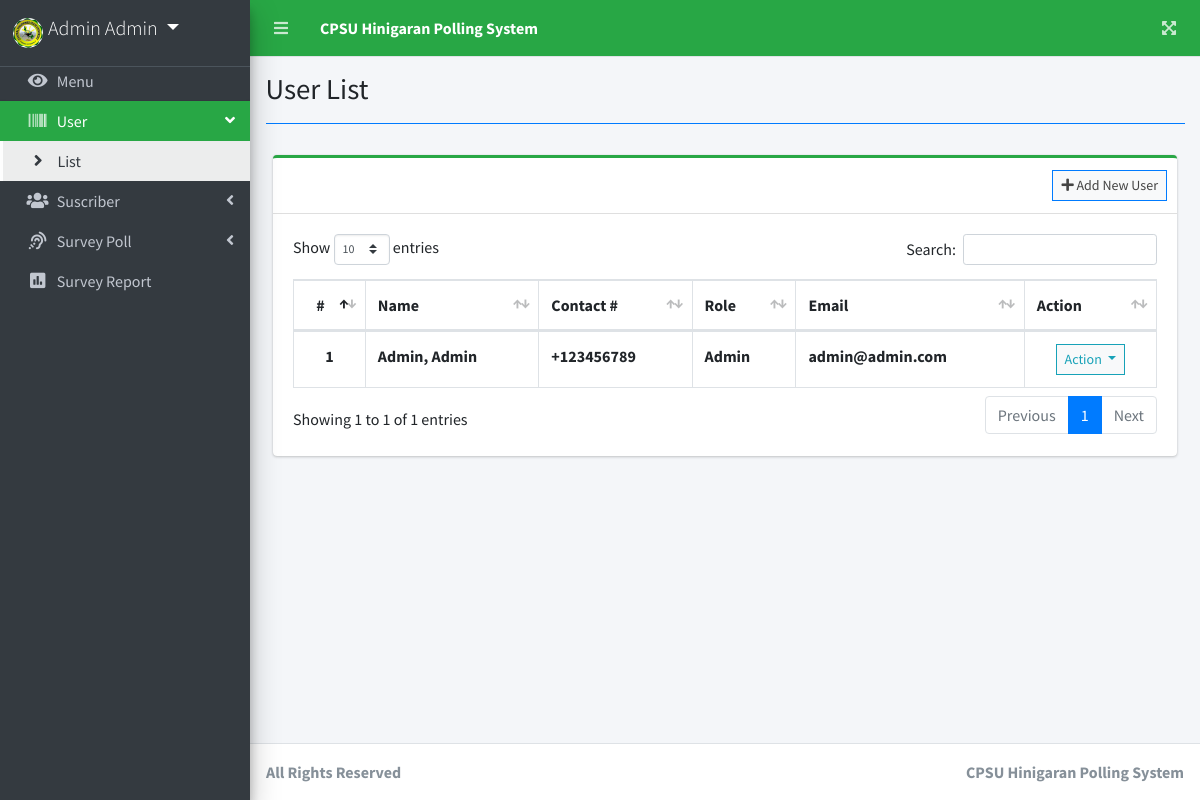
The page /index.php?page=user_list (signed in) on the database its author committed.
### tables this page shows
CREATE TABLE `users` (
  `id` int(30) NOT NULL,
  `firstname` varchar(200) NOT NULL,
  `lastname` varchar(200) NOT NULL,
  `middlename` varchar(200) NOT NULL,
  `contact` varchar(100) NOT NULL,
  `address` text NOT NULL,
  `email` varchar(200) NOT NULL,
  `password` text NOT NULL,
  `type` tinyint(1) NOT NULL DEFAULT 3 COMMENT '1=Admin,2 = Staff, 3= Subscriber',
  `date_created` datetime NOT NULL DEFAULT current_timestamp()
);

### user_list.php (the view, shortened to what this page needs)
<?php include'db_connect.php' ?>
<div class="col-lg-12">
	<div class="card card-outline card-success">
		<div class="card-header">
			<div class="card-tools">
				<a class="btn btn-block btn-sm btn-default btn-flat border-primary" href="./index.php?page=new_user"><i class="fa fa-plus"></i> Add New User</a>
			</div>
		</div>
		<div class="card-body">
			<table class="table tabe-hover table-bordered" id="list">
				<thead>
					<tr>
						<th class="text-center">#</th>
						<th>Name</th>
						<th>Contact #</th>
						<th>Role</th>
						<th>Email</th>
						<th>Action</th>
					</tr>
				</thead>
				<tbody>
					<?php
					$i = 1;
					$type = array('',"Admin","Staff","Subscriber");
					$qry = $conn->query("SELECT *,concat(lastname,', ',firstname,' ',middlename) as name FROM users order by concat(lastname,', ',firstname,' ',middlename) asc");
					while($row= $qry->fetch_assoc()):
					?>
					<tr>
						<th class="text-center"><?php echo $i++ ?></th>
						<td><b><?php echo ucwords($row['name']) ?></b></td>
						<td><b><?php echo $row['contact'] ?></b></td>
						<td><b><?php echo $type[$row['type']] ?></b></td>
						<td><b><?php echo $row['email'] ?></b></td>
						<td class="text-center">
							<button type="button" class="btn btn-default btn-sm btn-flat border-info wave-effect text-info dropdown-toggle" data-toggle="dropdown" aria-expanded="true">
		                      Action
		                    </button>
						</td>
					</tr>
				<?php endwhile; ?>
				</tbody>
			</table>
		</div>
	</div>
</div>

### rows shown on the page
users: name "Admin, Admin", contact "+123456789", type "Admin", email "admin@admin.com"

### other values the page prints
$_SESSION['login_firstname'].' '.$_SESSION['login_lastname'] "Admin Admin"
$title "User List"
